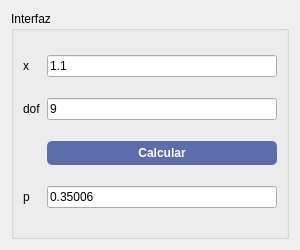
<?xml version="1.0" encoding="UTF-8"?>
<ui version="4.0">
 <class>InterfazCalculo</class>
 <widget class="QWidget" name="InterfazCalculo">
  <property name="geometry">
   <rect>
    <x>0</x>
    <y>0</y>
    <width>300</width>
    <height>250</height>
   </rect>
  </property>
  <property name="windowTitle">
   <string>Interfaz</string>
  </property>
  <layout class="QVBoxLayout" name="verticalLayout">
   <item>
    <widget class="QGroupBox" name="groupBox">
     <property name="title">
      <string>Interfaz</string>
     </property>
     <layout class="QGridLayout" name="gridLayout">
      
      <item row="0" column="0">
       <widget class="QLabel" name="label_x">
        <property name="text">
         <string>x</string>
        </property>
       </widget>
      </item>
      <item row="0" column="1">
       <widget class="QLineEdit" name="input_x">
        <property name="text">
         <string>1.1</string>
        </property>
       </widget>
      </item>

      <item row="1" column="0">
       <widget class="QLabel" name="label_dof">
        <property name="text">
         <string>dof</string>
        </property>
       </widget>
      </item>
      <item row="1" column="1">
       <widget class="QLineEdit" name="input_dof">
        <property name="text">
         <string>9</string>
        </property>
       </widget>
      </item>

      <item row="2" column="1">
       <widget class="QPushButton" name="btn_calcular">
        <property name="text">
         <string>Calcular</string>
        </property>
        <property name="styleSheet">
         <string notr="true">background-color: #5D6DAB; color: white; font-weight: bold; border-radius: 5px; padding: 5px;</string>
        </property>
       </widget>
      </item>

      <item row="3" column="0">
       <widget class="QLabel" name="label_p">
        <property name="text">
         <string>p</string>
        </property>
       </widget>
      </item>
      <item row="3" column="1">
       <widget class="QLineEdit" name="output_p">
        <property name="readOnly">
         <bool>true</bool>
        </property>
        <property name="text">
         <string>0.35006</string>
        </property>
       </widget>
      </item>
      
     </layout>
    </widget>
   </item>
  </layout>
 </widget>
 <resources/>
 <connections/>
</ui>
